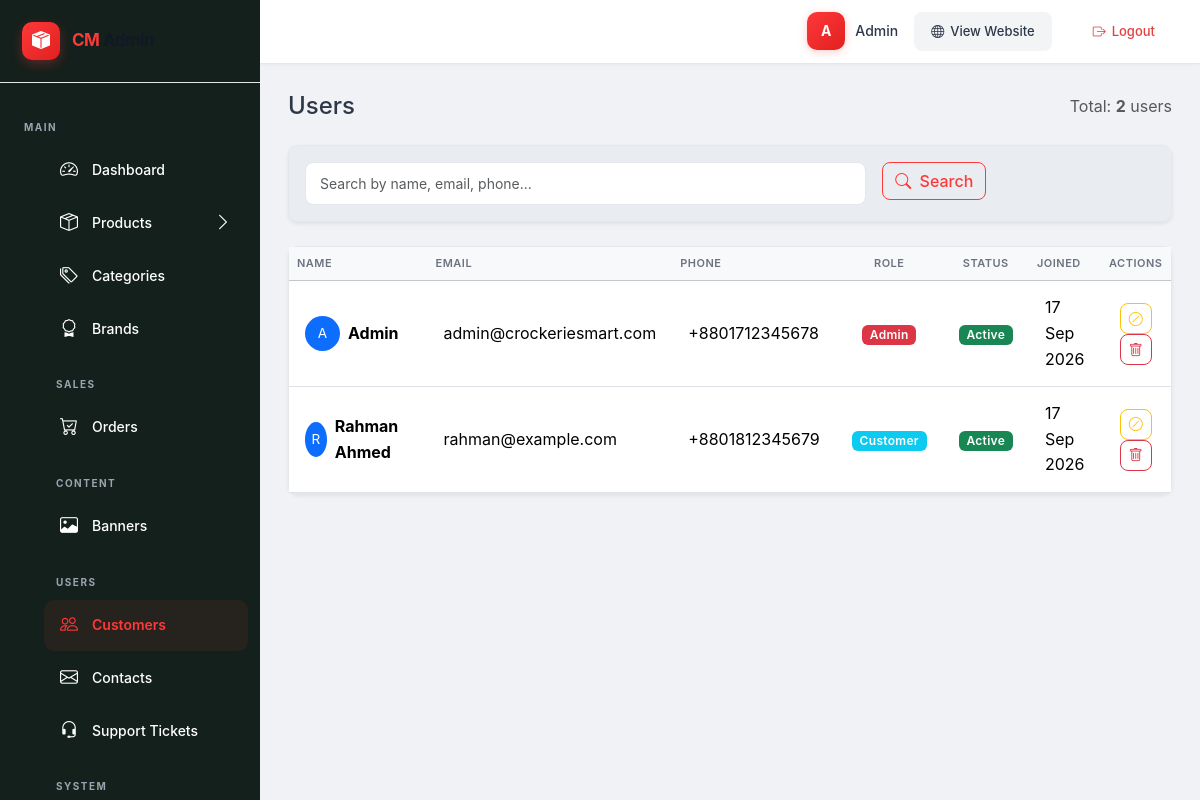
Screenshot of /public/admin/users (signed in) with the database file from the repository.
### tables this page shows
CREATE TABLE `users` (
  `id`         BIGINT UNSIGNED NOT NULL AUTO_INCREMENT,
  `name`       VARCHAR(100)    NOT NULL,
  `email`      VARCHAR(150)    DEFAULT NULL,
  `phone`      VARCHAR(20)     NOT NULL,
  `password`   VARCHAR(255)    NOT NULL,
  `role`       ENUM('admin','customer') NOT NULL DEFAULT 'customer',
  `status`     TINYINT         NOT NULL DEFAULT 1,
  `created_at` DATETIME        NOT NULL DEFAULT CURRENT_TIMESTAMP,
  `updated_at` DATETIME        NOT NULL DEFAULT CURRENT_TIMESTAMP ON UPDATE CURRENT_TIMESTAMP,
  PRIMARY KEY (`id`),
  UNIQUE KEY `uk_users_phone` (`phone`),
  INDEX `idx_users_email` (`email`),
  INDEX `idx_users_status` (`status`)
);

### app/Controllers/admin/UserController.php (called while the page is built, shortened)
<?php
class UserController
{
    private User $userModel;
    public function __construct()
    {
        $this->userModel = new User();
    }
    public function index(): void
    {
        try {
            $page = (int) ($_GET['page'] ?? 1);
            $search = Sanitizer::clean($_GET['search'] ?? '');
            $result = $this->userModel->getAllAdmin($page, 20, $search);
            require APP_ROOT . '/views/admin/admin_header.php';
            require APP_ROOT . '/views/admin/users/index.php';
            require APP_ROOT . '/views/admin/admin_footer.php';
        } catch (\Throwable $e) {
            error_log("User list error: " . $e->getMessage());
            Session::flash('error', 'Failed to load users');
            Response::redirect(APP_URL . '/admin');
        }
    }
}

### app/Helpers/Database.php (called while the page is built, shortened)
<?php
class Database
{
    private static ?Database $instance = null;
    private \PDO $pdo;
    private function __construct()
    {
        $dsn = 'mysql:host=' . DB_HOST . ';dbname=' . DB_NAME . ';charset=' . DB_CHARSET;
        $options = [
            \PDO::ATTR_ERRMODE            => \PDO::ERRMODE_EXCEPTION,
            \PDO::ATTR_DEFAULT_FETCH_MODE => \PDO::FETCH_ASSOC,
            \PDO::ATTR_EMULATE_PREPARES   => false,
            \PDO::MYSQL_ATTR_FOUND_ROWS   => true,
        ];
        $this->pdo = new \PDO($dsn, DB_USER, DB_PASS, $options);
    }
    public static function getInstance(): self
    {
        if (self::$instance === null) {
            self::$instance = new self();
        }
        return self::$instance;
    }
    public function query(string $sql, array $params = []): \PDOStatement
    {
        $stmt = $this->pdo->prepare($sql);
        $stmt->execute($params);
        return $stmt;
    }
    public function fetch(string $sql, array $params = []): ?array
    {
        return $this->query($sql, $params)->fetch() ?: null;
    }
    public function fetchAll(string $sql, array $params = []): array
    {
        return $this->query($sql, $params)->fetchAll();
    }
}

### app/Models/User.php (called while the page is built, shortened)
<?php
class User
{
    private Database $db;
    private string $table = 'users';
    public function __construct()
    {
        $this->db = Database::getInstance();
    }
    public function getAllAdmin(int $page = 1, int $perPage = 20, string $search = ''): array
    {
        $where = ['1=1'];
        $params = [];
        $whereClause = implode(' AND ', $where);
        $offset = ($page - 1) * $perPage;
        $total = $this->db->fetch("SELECT COUNT(*) as cnt FROM {$this->table} WHERE {$whereClause}", $params)['cnt'];
        $sql = "SELECT * FROM {$this->table} WHERE {$whereClause} ORDER BY created_at DESC LIMIT {$perPage} OFFSET {$offset}";
        return [
            'users'       => $this->db->fetchAll($sql, $params),
            'total'       => (int) $total,
            'page'        => $page,
            'total_pages' => (int) ceil($total / $perPage),
        ];
    }
}

### config/autoload.php (called while the page is built, shortened)
<?php
spl_autoload_register(function (string $class): void {
    $prefixes = [
        'App\\Controllers\\' => APP_ROOT . '/app/Controllers/',
        'App\\Models\\'      => APP_ROOT . '/app/Models/',
        'App\\Helpers\\'     => APP_ROOT . '/app/Helpers/',
    ];
    foreach ($prefixes as $prefix => $baseDir) {
        if (strncmp($class, $prefix, strlen($prefix)) === 0) {
            $relativeClass = substr($class, strlen($prefix));
            $file = $baseDir . str_replace('\\', '/', $relativeClass) . '.php';
            if (file_exists($file)) {
                return;
            }
        }
    }
});

### app/Helpers/Sanitizer.php (called while the page is built, shortened)
<?php
class Sanitizer
{
    public static function clean(mixed $input): string
    {
        if ($input === null || $input === '') return '';
        return htmlspecialchars(trim((string) $input), ENT_QUOTES, 'UTF-8');
    }
}

### views/admin/users/index.php (the view, shortened to what this page needs)
<div class="d-flex justify-content-between align-items-center mb-4">
    <h4 class="mb-0">Users</h4>
    <div class="text-muted">
        Total: <strong><?= $total ?? 0 ?></strong> users
    </div>
</div>
<div class="card shadow-sm mb-4">
    <div class="card-body">
        <form method="GET" action="<?= ADMIN_URL ?>users" class="row g-3">
            <div class="col-md-8">
                <input type="text" name="search" class="form-control" placeholder="Search by name, email, phone..." value="<?= Sanitizer::clean($search ?? '') ?>">
            </div>
            <div class="col-md-4">
                <button type="submit" class="btn btn-outline-primary me-2">
                    <i class="bi bi-search me-1"></i> Search
                </button>
            </div>
        </form>
    </div>
</div>
<div class="card shadow-sm">
    <div class="card-body p-0">
        <?php if (empty($users)): ?>
            <div class="text-center py-5">
                <i class="bi bi-people fa-3x text-muted mb-3"></i>
                <h5 class="text-muted">No users found</h5>
                <p class="text-muted">There are no users matching your search.</p>
            </div>
        <?php else: ?>
            <div class="table-responsive">
                <table class="table table-hover align-middle mb-0">
                    <thead class="table-light">
                        <tr>
                            <th>Name</th>
                            <th>Email</th>
                            <th>Phone</th>
                            <th class="text-center">Role</th>
                            <th class="text-center">Status</th>
                            <th>Joined</th>
                            <th class="text-center" style="width: 140px;">Actions</th>
                        </tr>
                    </thead>
                    <tbody>
                        <?php foreach ($users as $user): ?>
                            <tr>
                                <td>
                                    <div class="d-flex align-items-center">
                                        <div class="bg-primary text-white rounded-circle d-flex align-items-center justify-content-center me-2" style="width: 35px; height: 35px; font-size: 0.85rem;">
                                            <?= strtoupper(substr(Sanitizer::clean($user['name']), 0, 1)) ?>
                                        </div>
                                        <strong><?= Sanitizer::clean($user['name']) ?></strong>
                                    </div>
                                </td>
                                <td><?= Sanitizer::clean($user['email']) ?></td>
                                <td><?= Sanitizer::clean($user['phone'] ?? '—') ?></td>
                                <td class="text-center">
                                    <?php
                                    $roleClasses = [
                                        'admin' => 'bg-danger',
                                        'staff' => 'bg-warning text-dark',
                                        'customer' => 'bg-info',
                                    ];
                                    $roleClass = $roleClasses[$user['role']] ?? 'bg-secondary';
                                    ?>
                                    <span class="badge <?= $roleClass ?>"><?= ucfirst(Sanitizer::clean($user['role'])) ?></span>
                                </td>
                                <td class="text-center">
                                    <?php if ($user['status']): ?>
                                        <span class="badge bg-success">Active</span>
                                    <?php else: ?>
                                        <span class="badge bg-secondary">Inactive</span>
                                    <?php endif; ?>
                                </td>
                                <td><?= date('d M Y', strtotime($user['created_at'])) ?></td>
                                <td class="text-center">
                                    <form method="POST" action="<?= ADMIN_URL ?>users/toggleStatus/<?= (int)$user['id'] ?>" class="d-inline">
                                        <button type="submit" class="btn btn-sm <?= $user['status'] ? 'btn-outline-warning' : 'btn-outline-success' ?>" title="<?= $user['status'] ? 'Deactivate' : 'Activate' ?>">
                                            <i class="bi bi-<?= $user['status'] ? 'slash-circle' : 'check-lg' ?>"></i>
                                        </button>
                                    </form>
                                    <form method="POST" action="<?= ADMIN_URL ?>users/destroy/<?= (int)$user['id'] ?>" class="d-inline" onsubmit="return confirm('Are you sure you want to delete this user? This action cannot be undone.');">
                                        <button type="submit" class="btn btn-sm btn-outline-danger" title="Delete">
                                            <i class="bi bi-trash"></i>
                                        </button>
                                    </form>
                                </td>
                            </tr>
                        <?php endforeach; ?>
                    </tbody>
                </table>
            </div>
        <?php endif; ?>
    </div>
</div>

### public/assets/css/admin.css (style rules this page uses)
:root { --admin-primary: #ff3838; --admin-primary-dark: #e02020; --admin-dark: #0f1117; --admin-gray-100: #f8f9fa; --admin-gray-200: #e9ecef; --admin-gray-500: #6c757d; --admin-radius: 10px; --admin-shadow: 0 2px 12px rgba(0, 0, 0, 0.06); --admin-transition: 0.25s cubic-bezier(0.4, 0, 0.2, 1); }
body { font-family: 'Inter', -apple-system, BlinkMacSystemFont, 'Segoe UI', sans-serif; background: #f0f2f5; color: #2d3748; line-height: 1.6; }
.card { border: 1px solid #e5e7eb; border-radius: var(--admin-radius); transition: box-shadow var(--admin-transition); background: #fff; }
.table th { border-top: none; color: #6b7280; text-transform: uppercase; font-size: 11px; font-weight: 600; letter-spacing: 0.5px; }
.table td { vertical-align: middle; padding: 14px 16px; }
.badge { font-weight: 600; letter-spacing: 0.3px; }
.btn { border-radius: 8px; font-weight: 500; transition: all 0.2s; }
.btn-outline-primary { border-color: var(--admin-primary); color: var(--admin-primary); }
.btn-outline-danger { border-color: #dc3545; color: #dc3545; }
.form-control, .form-select { border-radius: 8px; border: 1.5px solid #e5e7eb; padding: 10px 14px; font-size: 14px; transition: border-color 0.2s, box-shadow 0.2s; }

### views/admin/admin_header.php (style rules this page uses)
:root { --admin-sidebar-width: 260px; --admin-sidebar-bg: #ffffff; --admin-sidebar-hover: #f3f4f6; --admin-sidebar-active: #ff3838; --admin-topbar-height: 64px; --admin-primary: #ff3838; --admin-primary-dark: #e02020; --admin-sidebar-gradient: linear-gradient(180deg, #ffffff 0%, #f8f9fa 100%); }
* { margin: 0; padding: 0; box-sizing: border-box; }
body { font-family: 'Inter', -apple-system, BlinkMacSystemFont, 'Segoe UI', sans-serif; background: #f0f2f5; overflow-x: hidden; }
.card { background: #05516008 !important; }

### rows the page displays
users: id "2", name "R", name "Rahman Ahmed", email "rahman@example.com", phone "+8801812345679", role "Customer", status "Active", created_at "17 Sep 2026"
users: name "A", name "Admin", email "admin@crockeriesmart.com", phone "+8801712345678", role "Admin", status "Active", created_at "17 Sep 2026"

### other values shown
substr($adminName, 0, 1) "A"
$adminName "Admin"
